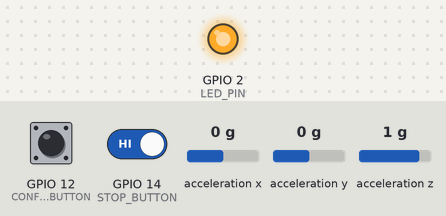
The sketch below on a simulated ESP32. Shown: output pins drawn as LEDs (lit = HIGH). The test bench sets the inputs (shaded band); at power-on: GPIO 12 (CONFIG_BUTTON) HIGH, GPIO 14 (STOP_BUTTON) HIGH, acceleration x 0 g, acceleration y 0 g, acceleration z 1 g. WiFi joins after 1.5 s; servers stay silent unless stated; what the sketch prints to the serial monitor is not drawn.

Above: at 2.9 s.
3.0 s: GPIO 12 (CONFIG_BUTTON) pulled LOW for 0.35 s
At 9.2 s:
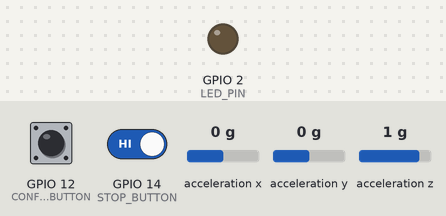
9.3 s: GPIO 14 (STOP_BUTTON) driven HIGH
12.3 s: GPIO 14 (STOP_BUTTON) driven LOW
Timing chart, 0 to 16.8 s (numbered marks = the images above; inputs shaded):
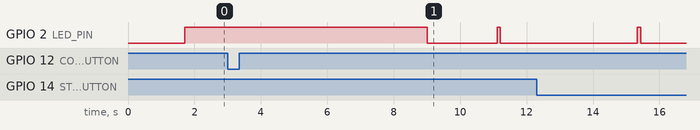

Measured:
- after the input at 3.0 s, GPIO 2 (LED_PIN): HIGH → LOW after 6.0 s

The sketch:

sketch_oct9c_copy_20251030171414.ino
```cpp
#include <WiFi.h>
#include <ArduinoJson.h>
#include <ArduinoWebsockets.h>
#include <Wire.h>
#include <Adafruit_Sensor.h>
#include <Adafruit_ADXL345_U.h>

using namespace websockets;

// ---------------- Wi-Fi ----------------
const char* ssid = "The Rider Aadi ";
const char* password = "papajiii";
const char* websocketServer = "ws://10.114.69.73:8000/ws/esp"; // Replace with your server IP

WebsocketsClient client;

// ---------------- Buttons / LED ----------------
#define CONFIG_BUTTON 12
#define STOP_BUTTON 14
#define LED_PIN 2

bool baselineCollected = false;
bool monitoringActive = false;

// ---------------- Sampling ----------------
#define BASELINE_SAMPLES 500
#define CHUNK_SIZE 100   // Send 100 samples at a time
#define WINDOW_SIZE 100

float baselineX[BASELINE_SAMPLES];
float baselineY[BASELINE_SAMPLES];
float baselineZ[BASELINE_SAMPLES];

float xBuffer[WINDOW_SIZE];
float yBuffer[WINDOW_SIZE];
float zBuffer[WINDOW_SIZE];
int bufferIndex = 0;

// ---------------- ADXL345 ----------------
Adafruit_ADXL345_Unified accel = Adafruit_ADXL345_Unified(12345);

void setupADXL() {
  if(!accel.begin()) {
    Serial.println("Could not find ADXL345, check wiring!");
    while(1) delay(10);
  }
  accel.setRange(ADXL345_RANGE_16_G); // Use 16G range for monitoring
  Serial.println("ADXL345 initialized");
}

// ---------------- Read Accelerometer ----------------
void readAccelerometer(float &x, float &y, float &z) {
  sensors_event_t event;
  accel.getEvent(&event);
  x = event.acceleration.x;
  y = event.acceleration.y;
  z = event.acceleration.z;
}

// ---------------- LED ----------------
void blinkLED(int duration = 200) {
  digitalWrite(LED_PIN, HIGH);
  delay(duration);
  digitalWrite(LED_PIN, LOW);
}

void solidLED(bool on = true) {
  digitalWrite(LED_PIN, on ? HIGH : LOW);
}

// ---------------- Send JSON ----------------
void sendJSON(const char* type, int samples, float* x, float* y, float* z) {
  DynamicJsonDocument doc(8192);  // Large enough for chunk
  doc["machine_id"] = "MACHINE_1";
  doc["type"] = type;
  JsonArray xArray = doc.createNestedArray("x");
  JsonArray yArray = doc.createNestedArray("y");
  JsonArray zArray = doc.createNestedArray("z");

  for(int i=0; i<samples; i++){
    xArray.add(x[i]);
    yArray.add(y[i]);
    zArray.add(z[i]);
  }

  String payload;
  serializeJson(doc, payload);
  client.send(payload);
}

// ---------------- Setup ----------------
void setup() {
  Serial.begin(115200);
  pinMode(CONFIG_BUTTON, INPUT_PULLUP);
  pinMode(STOP_BUTTON, INPUT_PULLUP);
  pinMode(LED_PIN, OUTPUT);

  // Initialize ADXL345
  setupADXL();

  // Connect to Wi-Fi
  WiFi.begin(ssid, password);
  Serial.print("Connecting to Wi-Fi...");
  while (WiFi.status() != WL_CONNECTED) {
    Serial.print(".");
    delay(500);
  }
  Serial.println("\nWi-Fi connected!");

  // Connect WebSocket
  client.onMessage([](WebsocketsMessage msg){
    Serial.println("Server says: " + msg.data());
  });

  Serial.println("Connecting to WebSocket server...");
  while(!client.connect(websocketServer)){
    Serial.println("Connection failed, retrying in 2 sec...");
    delay(2000);
  }
  Serial.println("WebSocket connected!");
}

// ---------------- Loop ----------------
void loop() {
  client.poll();

  // Blink LED while waiting for baseline
  if(!baselineCollected) blinkLED(300);

  // Configure button
  if(digitalRead(CONFIG_BUTTON) == LOW && !baselineCollected){
    Serial.println("Configure button pressed");
    solidLED(true);

    // Collect baseline samples
    for(int i=0;i<BASELINE_SAMPLES;i++){
      readAccelerometer(baselineX[i], baselineY[i], baselineZ[i]);
      delay(10); // ~100 Hz
    }

    // Send baseline in chunks
    for(int i=0;i<BASELINE_SAMPLES;i+=CHUNK_SIZE){
      int chunk = (i+CHUNK_SIZE <= BASELINE_SAMPLES) ? CHUNK_SIZE : (BASELINE_SAMPLES - i);
      sendJSON("configure", chunk, &baselineX[i], &baselineY[i], &baselineZ[i]);
      delay(50);
    }

    baselineCollected = true;
    monitoringActive = true;
    solidLED(false);
    Serial.println("Baseline sent, monitoring active");
    delay(1000);
  }

  // Stop button
  if(digitalRead(STOP_BUTTON) == LOW && baselineCollected){
    monitoringActive = !monitoringActive;
    Serial.print("Monitoring Active: ");
    Serial.println(monitoringActive);
    delay(500);
  }

  // Normal monitoring
  if(monitoringActive && baselineCollected){
    float x, y, z;
    readAccelerometer(x, y, z);

    xBuffer[bufferIndex] = x;
    yBuffer[bufferIndex] = y;
    zBuffer[bufferIndex] = z;
    bufferIndex++;

    if(bufferIndex >= WINDOW_SIZE){
      sendJSON("data", bufferIndex, xBuffer, yBuffer, zBuffer);
      bufferIndex = 0;
      blinkLED(100);
    }
    delay(10); // ~100 Hz
  }
}
```
